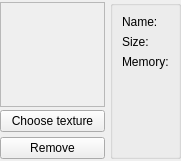
<?xml version="1.0" encoding="UTF-8"?>
<ui version="4.0">
 <class>CParticleTextureWidget</class>
 <widget class="QWidget" name="CParticleTextureWidget">
  <property name="geometry">
   <rect>
    <x>0</x>
    <y>0</y>
    <width>172</width>
    <height>161</height>
   </rect>
  </property>
  <property name="windowTitle">
   <string>Form</string>
  </property>
  <layout class="QGridLayout" name="gridLayout">
   <property name="margin">
    <number>0</number>
   </property>
   <property name="spacing">
    <number>5</number>
   </property>
   <item row="0" column="0">
    <widget class="QScrollArea" name="scrollArea">
     <property name="minimumSize">
      <size>
       <width>105</width>
       <height>105</height>
      </size>
     </property>
     <property name="maximumSize">
      <size>
       <width>100</width>
       <height>100</height>
      </size>
     </property>
     <property name="widgetResizable">
      <bool>true</bool>
     </property>
     <widget class="QWidget" name="scrollAreaWidgetContents">
      <property name="geometry">
       <rect>
        <x>0</x>
        <y>0</y>
        <width>103</width>
        <height>103</height>
       </rect>
      </property>
      <layout class="QGridLayout" name="gridLayout_2">
       <item row="0" column="0">
        <widget class="QLabel" name="imageLabel">
         <property name="maximumSize">
          <size>
           <width>85</width>
           <height>85</height>
          </size>
         </property>
         <property name="text">
          <string/>
         </property>
        </widget>
       </item>
      </layout>
     </widget>
    </widget>
   </item>
   <item row="0" column="1" rowspan="3">
    <widget class="QGroupBox" name="groupBox">
     <property name="sizePolicy">
      <sizepolicy hsizetype="Expanding" vsizetype="Preferred">
       <horstretch>0</horstretch>
       <verstretch>0</verstretch>
      </sizepolicy>
     </property>
     <property name="title">
      <string/>
     </property>
     <layout class="QGridLayout" name="gridLayout_3">
      <item row="0" column="0">
       <widget class="QLabel" name="nameLabel">
        <property name="text">
         <string>Name:</string>
        </property>
       </widget>
      </item>
      <item row="1" column="0">
       <widget class="QLabel" name="sizeLabel">
        <property name="text">
         <string>Size:</string>
        </property>
       </widget>
      </item>
      <item row="2" column="0">
       <widget class="QLabel" name="memoryLabel">
        <property name="text">
         <string>Memory:</string>
        </property>
       </widget>
      </item>
      <item row="3" column="0">
       <spacer name="verticalSpacer">
        <property name="orientation">
         <enum>Qt::Vertical</enum>
        </property>
        <property name="sizeHint" stdset="0">
         <size>
          <width>20</width>
          <height>81</height>
         </size>
        </property>
       </spacer>
      </item>
     </layout>
    </widget>
   </item>
   <item row="1" column="0">
    <widget class="QPushButton" name="chooseTexPushButton">
     <property name="sizePolicy">
      <sizepolicy hsizetype="Preferred" vsizetype="Fixed">
       <horstretch>0</horstretch>
       <verstretch>0</verstretch>
      </sizepolicy>
     </property>
     <property name="text">
      <string>Choose texture</string>
     </property>
    </widget>
   </item>
   <item row="2" column="0">
    <widget class="QPushButton" name="removePushButton">
     <property name="sizePolicy">
      <sizepolicy hsizetype="Preferred" vsizetype="Fixed">
       <horstretch>0</horstretch>
       <verstretch>0</verstretch>
      </sizepolicy>
     </property>
     <property name="text">
      <string>Remove</string>
     </property>
    </widget>
   </item>
  </layout>
 </widget>
 <resources/>
 <connections/>
</ui>
